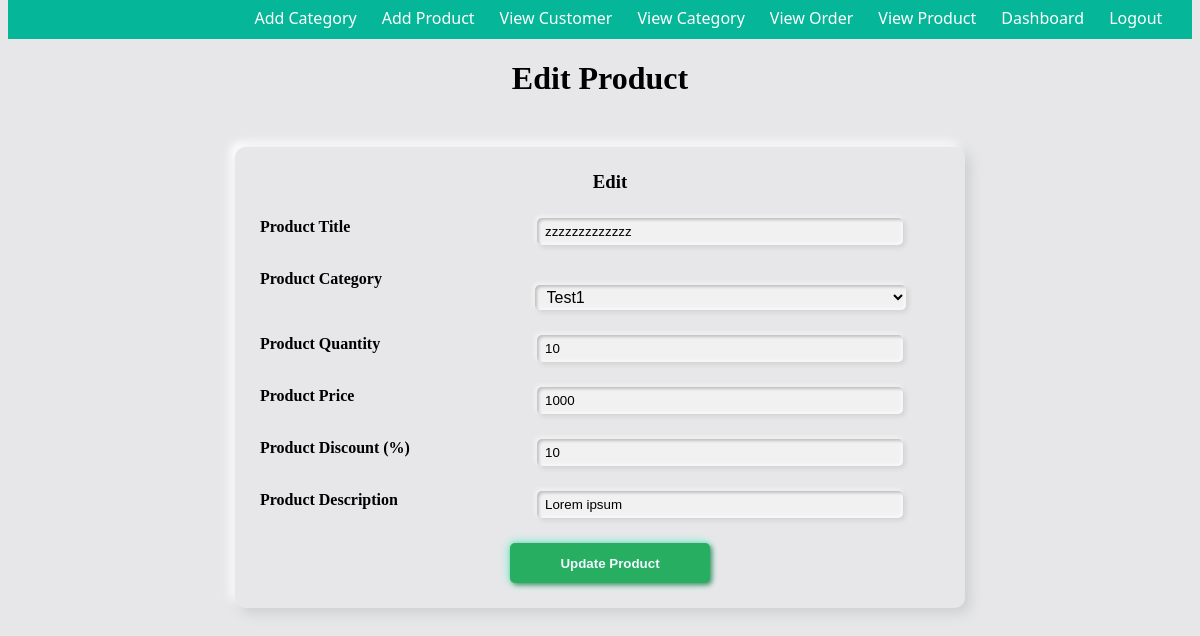
Page /index/product_Edit.php?editid=1 (signed in) on the committed database.
### tables this page shows
CREATE TABLE IF NOT EXISTS `product` (
  `productID` int(11) NOT NULL AUTO_INCREMENT,
  `productName` varchar(200) NOT NULL,
  `quantity` int(11) NOT NULL,
  `unitsOnOrder` int(11) NOT NULL DEFAULT '0',
  `unitPrice` int(6) NOT NULL,
  `description` varchar(1000) NOT NULL,
  `discount` int(5) NOT NULL,
  `imageLocation` varchar(1000) NOT NULL,
  `categoryID` int(11) NOT NULL,
  `adminID` int(11) NOT NULL,
  PRIMARY KEY (`productID`),
  KEY `categoryID` (`categoryID`),
  KEY `adminID` (`adminID`)
);

### index/product_Edit.php (the view, shortened to what this page needs)
<?php session_start();
include('connection.php');
?>
<!DOCTYPE html>
<html lang="en">
<head>
    <link href="../source/css/navbar.css" rel="stylesheet" type="text/css" />
    <link href="../source/css/style.css" rel="stylesheet" type="text/css" />
    <link href="../source/css/insertProduct.css" rel="stylesheet" type="text/css" />
</head>
<body>
    <?php require "include/admin_header.php" ?>
    <h1 style="text-align:center;">Edit Product</h1>
    <div class="insertProduct">
        <div class="title">
            <h3>Edit</h3>
        </div>
        <form class="form-horizontal" method="post" action="product_Edit.php">
            <?php
            if (isset($_GET['editid'])) {
                $aid = $_GET['editid'];
                $ret = mysqli_query($conn, "select * from product where productID='$aid'");
                while ($row = mysqli_fetch_array($ret)) {
            ?>
                    <div class="form-group">
                        <label>Product Title</label>
                        <input name="product_title" type="text" value="<?php echo $row['productName']; ?>" class="form-control" required>
                    </div>
                    <div class="form-group">
                        <label>Product Category</label>
                        <select name="product_cat" class="form-control" style="width:53%">
                            <?php
                            $get_p_cats = "select * from category";
                            $run_p_cats = mysqli_query($conn, $get_p_cats);
                            $current_catID = $row['categoryID'];
                            while ($row_p_cats = mysqli_fetch_array($run_p_cats)) {
                                $p_cat_id = $row_p_cats['categoryID'];
                                $p_cat_title = $row_p_cats['categoryName'];
                                if ($p_cat_id == $current_catID) {
                                    echo "
                                  <option value='$p_cat_id' selected> $p_cat_title </option>
                                  ";
                                } else {
                                    echo "
                                  <option value='$p_cat_id'> $p_cat_title </option>
                                  ";
                                }
                            }
                            ?>
                        </select>
                    </div>
                    <div class="form-group">
                        <label>Product Quantity</label>
                        <input name="product_qty" type="text" value="<?php echo $row['quantity']; ?>" class="form-control" required>
                    </div>
                    <div class="form-group">
                        <label>Product Price</label>
                        <input name="product_price" type="text" value="<?php echo $row['unitPrice']; ?>" class="form-control" required>
                    </div>
                    <div class="form-group">
                        <label>Product Discount (%)</label>
                        <input name="product_discount" type="text" value="<?php echo $row['discount']; ?>" class="form-control">
                    </div>
                    <div class="form-group">
                        <label>Product Description</label>
                        <input name="product_desc" type="text" value="<?php echo $row['description']; ?>" class="form-control">
                    </div>
                    <div class="form-group">
                        <input name="submit" value="Update Product" type="submit" class="btn">
                    </div>
        </form>
    </div>
<?php }
            } ?>
</body>
</html>

### Source/CSS/style.css (style rules this page uses)
body { background-color: #e7e7e9; }
.login-box input[type="text"], input[type="file"], select, textarea { border: none; border-bottom: 1px solid #fff; outline: none; height: 35px; width: 250px; color: black; font-size: 16px; background-color: #e7e7e9; margin-top: 15px; box-shadow: 2px 2px 5px #cbcecf, -1px -1px 5px #9bf0db, inset 2px 2px 3px rgba(0, 0, 0, 0.2), inset -2px -2px 3px #ffffff85; padding-left: 8px; padding-right: 8px; border: 0px; }

### Source/CSS/insertProduct.css (style rules this page uses)
.insertProduct { width: 700px; height: 100%; background-color: #e7e7e9; position: relative; margin: 50px auto; padding: 5px 5px 25px 25px; text-align: center; box-shadow: 5px 5px 13px #cbcecf, -5px -5px 10px #ffffff; border-radius: 10px; }
.insertProduct label { width: 30%; display: inline-block; margin-right: 10px; text-align: left; font-weight: bold; float: left; }
.form-control { height: 25px; width: 50%; box-shadow: 2px 2px 5px #cbcecf, -1px -1px 5px #ffffff, inset 2px 2px 3px rgba(0, 0, 0, 0.2), inset -2px -2px 3px #ffffff85; border: 0px; border-radius: 5px; background-color: #f1f1f1; padding-left: 8px; padding-right: 8px; }
.form-group { margin-top: 25px; }
.btn { background: #27ae60; color: aliceblue; border: 0px; border-radius: 5px; width: 200px; height: 40px; font-weight: bold; box-shadow: 2px 2px 5px #4e8f69, -1px -1px 10px #76f0d1; }

### rows in the picture
product: product_title "zzzzzzzzzzzzz", product_qty "10", product_price "1000", product_discount "10", product_desc "Lorem ipsum"

### other values in the picture
form field product_cat "Test1"
